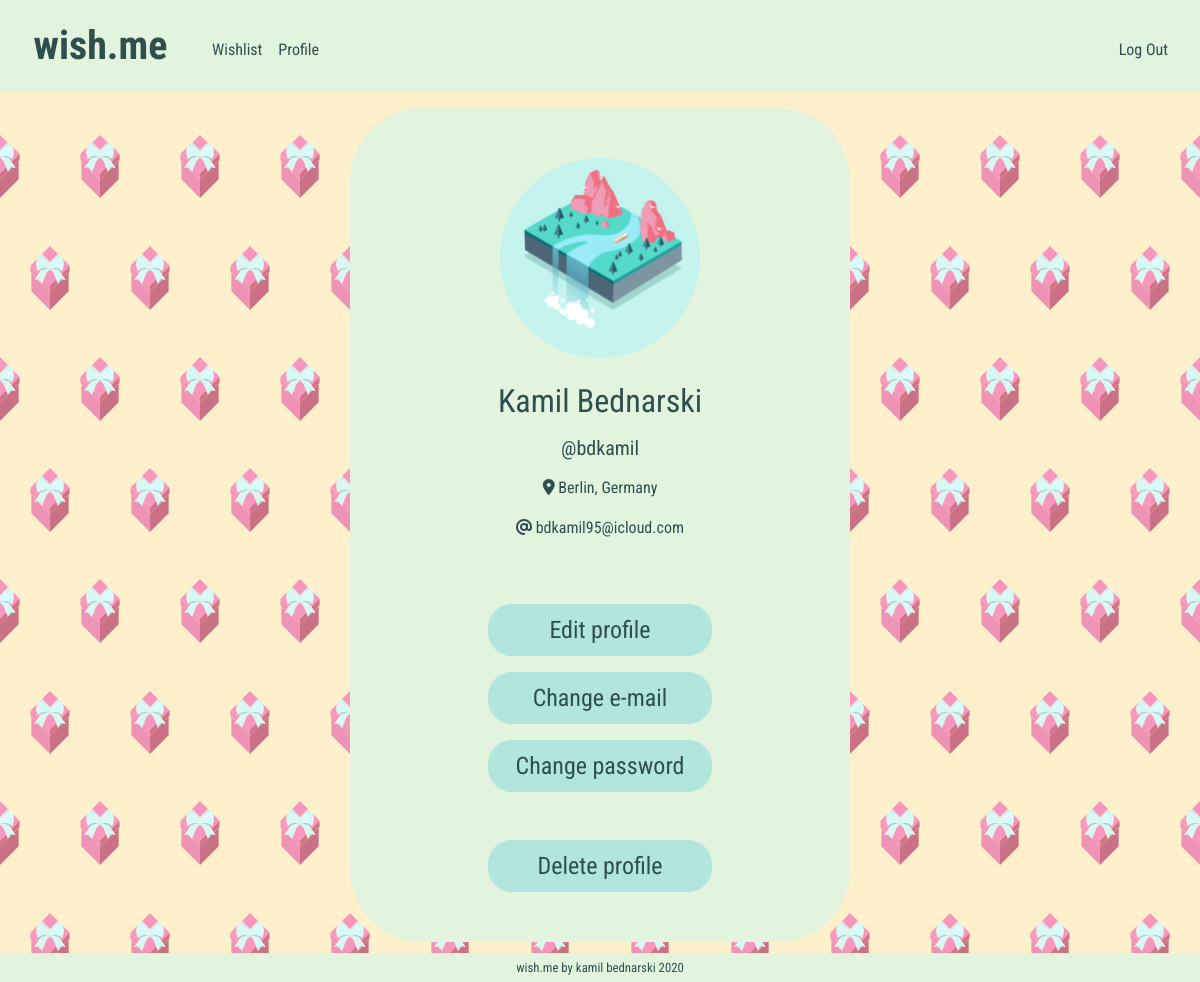
The page /profile/bdkamil (signed in) on the database its author committed.
### tables this page shows
CREATE TABLE users (id INTEGER PRIMARY KEY AUTOINCREMENT, username TEXT NOT NULL, hash TEXT NOT NULL, name TEXT NOT NULL, surname TEXT NOT NULL, email TEXT NOT NULL, city TEXT NOT NULL, country TEXT NOT NULL);

### app.py (the view)
@app.route("/profile/<username>")
@login_required
def user_profile(username):
    id = session["user_id"]
    user_data = db.execute("SELECT * FROM users WHERE id = :id", id=id)
    name = user_data[0]["name"]
    surname = user_data[0]["surname"]
    email = user_data[0]["email"]
    city = user_data[0]["city"]
    country = user_data[0]["country"]
    images = db.execute("SELECT * FROM images WHERE id = :id", id=id)
    is_image = images[0]["image"]
    if is_image == 0:
        image_source = "profileimg.bmp"
    if is_image == 1:
        image_source = f"/uploads/{id}.jpg"
    return render_template("profile.html", username=username, name=name, surname=surname, email=email, city=city, country=country, image_source=image_source)

### app.py (called while the page is built)
@app.after_request
def after_request(response):
    response.headers["Cache-Control"] = "no-cache, no-store, must-revalidate"
    response.headers["Expires"] = 0
    response.headers["Pragma"] = "no-cache"
    return response

### helpers.py (called while the page is built)
def login_required(f):
    @wraps(f)
    def decorated_function(*args, **kwargs):
        if session.get("user_id") is None:
            print("login_required() message: session['user_id'] is none")
            return redirect("/login")
        return f(*args, **kwargs)
    return decorated_function

### templates/profile.html (shortened to what this page needs)
{% extends "layout.html" %}
{% block main %}
    <div class="form-container">
        <div class="text-center pb-4">
            <img class="profile-img" src="../static/image/{{ image_source }}" width="200px" height="200px">
        </div>
        <div class="form-group">
            <div class="text-center">
                <h2>{{ name }} {{ surname }}</h2>
            </div>
        </div>
        <div class="text-center">
            <label class="form-label-l"><h5>@{{ username }}</h5></label>
        </div>
        <div class="form-group">
            <div class="text-center">
                <p>
                    <span class="icon-gray">
                        <i class="fas fa-map-marker-alt icon-gray"></i>
                    </span>
                    <span class="text-medium"> {{ city }}, {{ country }}</span>
                </p>
            </div>
        </div>
        <div class="form-group">
            <div class="text-center">
                <p>
                    <span class="icon-gray">
                        <i class="fas fa-at icon-gray"></i>
                    </span>
                    <span class="text-medium"> {{ email }}</span>
                </p>
            </div>
        </div>
        <div class="text-center pt-5 pb-3">
            <form class="text-center" action="/profile/edit">
                <input class="form-button" type="submit" value="Edit profile" />
            </form>
        </div>
        <div class="text-center pb-3">
            <form class="text-center" action="/change/email">
                <input class="form-button" type="submit" value="Change e-mail" />
            </form>
        </div>
        <div class="text-center pb-5">
            <form class="text-center" action="/change/password">
                <input class="form-button" type="submit" value="Change password" />
            </form>
        </div>
        <div class="text-center">
            <form class="text-center" action="/profile/delete">
                <input class="form-button" type="submit" value="Delete profile" />
            </form>
        </div>
    </div>
{% endblock %}

### static/styles.css (style rules this page uses)
::placeholder { color: lightgrey !important; }
body { font-family: 'Roboto Condensed', sans-serif; background-color: #FFF0CC; background-image: url('/static/image/background-segment.svg'); background-repeat: repeat; background-size: 100px; z-index: -1; background-attachment: fixed; }
h2 { font-weight: 400; }
h5 { font-weight: 400; }
.form-container { width: 80vw; max-width: 500px; padding-left: 3vw; padding-right: 3vw; padding-top: 50px; padding-bottom: 50px; border-radius: 4.5rem; background-color: #E2F3DE; }
.form-label-l { font-weight: 400; font-size: 1.5rem; }
.form-button { border-radius: 1.5rem; padding: 0.5rem 1rem 0.5rem 1rem; background-color: #B1E5DE; font-size: 1.5rem; font-weight: 400; border: none; color: darkslategray; width: 14rem; }
.text-medium { font-weight: 400; }
.icon-gray { color: darkslategray; }
.profile-img { border-radius: 50%; object-fit: cover; width: 20vw; height: 20vw; max-width: 200px; max-height: 200px; }

### rows shown on the page
users: name "Kamil", surname "Bednarski", city "Berlin", country "Germany", email "bdkamil95@icloud.com"

### other values the page prints
{{ username }} "bdkamil"
